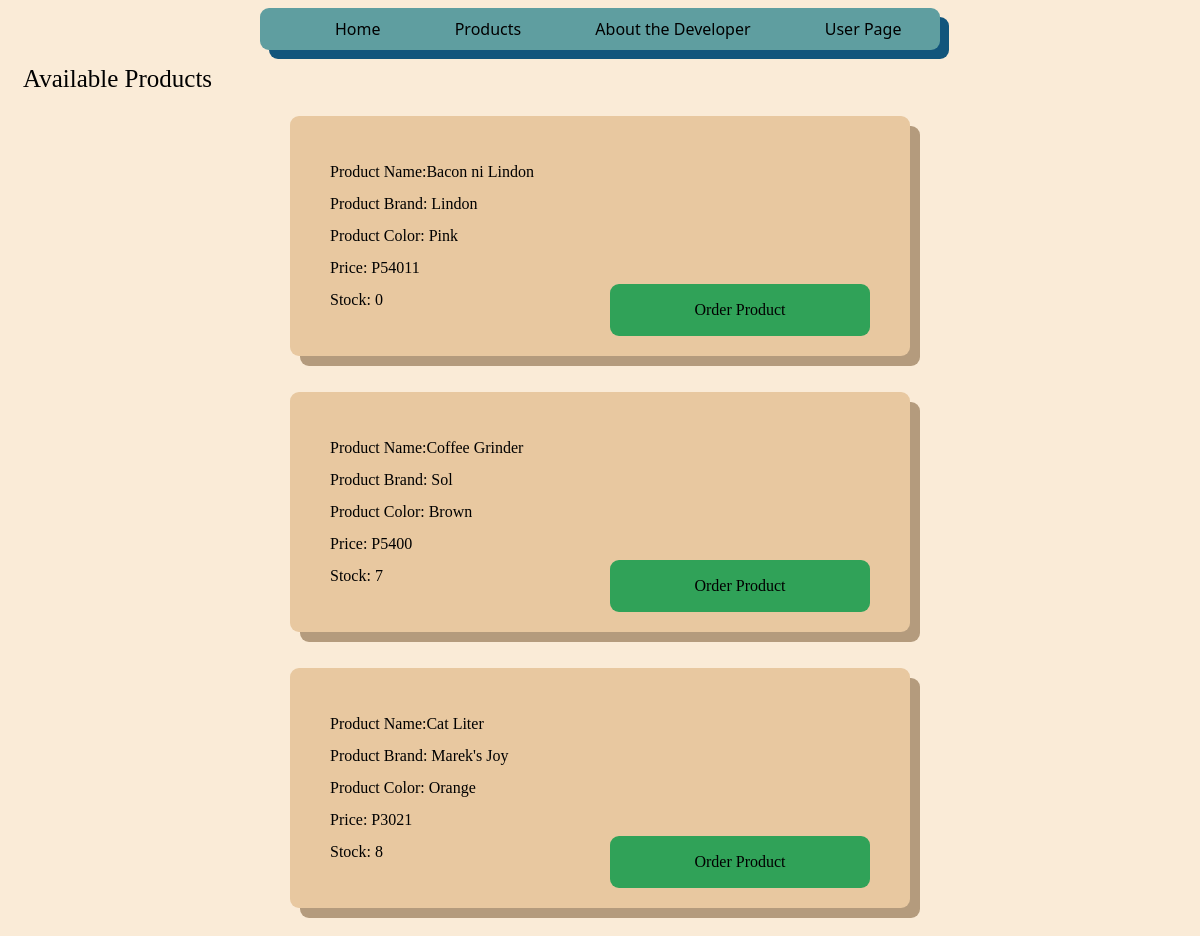
/Products (signed in), run on the app's committed database.
### Inventory/models.py (models this page shows, shortened)
class Userperson(models.Model):
    username = models.CharField(max_length=50, unique=True)
    password = models.CharField(max_length=50)
    first_name = models.CharField(max_length=50)
    last_name = models.CharField(max_length=50)
    birthday = models.DateField()
    sex = models.CharField(max_length=50)
    objects = models.Manager()

class Product(models.Model):
    objects = models.Manager()
    Name = models.CharField(max_length=30, unique=True)
    Brand = models.CharField(max_length=30)
    Color = models.CharField(max_length=20)
    Cost = models.CharField(max_length=10)
    Stock = models.BigIntegerField()

### Inventory/views.py (the view)
# urls.py: path('Products',views.Products, name='Products'),
def Products(request):
    User = Userperson.objects.all()
    P = Product.objects.filter(Stock__gte = 0)
    return render(request, 'Inventory/products.html',{
        'P':P,
        'User':User,
        'username' : request.session['user']
        })

### Inventory/templates/Inventory/products.html (shortened to what this page needs)
{% extends 'Inventory/base.html' %}
{% load static %}
    {% block content %}
        <div class="Largetext"> Available Products </div>
        {% for product in P %}
            {% for u in User %}
                {% if u.username == username %}
        <div class="container">
            <div class="bodytext">
                Product Name:{{product.Name}} <br>
                Product Brand: {{product.Brand}} <Br>
                Product Color: {{product.Color}} <br>
                Price: {{product.Cost}}<Br>
                Stock: {{product.Stock}}
            <a class="Button" href="{% url 'order' pk=product.pk %}" id="order"> Order Product </a>
            </div>
        </div>
        <br><Br>
                {% endif %}
            {% endfor %}
        {% endfor %}
    {% endblock %}

### Inventory/static/css/home.css (style rules this page uses)
.Largetext { font-size: 25px; font-family: Verdana; margin-bottom: 1vh; padding: 15px; }
.bodytext { line-height: 2; padding: 30px; }

### Inventory/static/css/form.css (style rules this page uses)
html { background-color: antiquewhite; }
a { color: black; text-decoration: none; }
.container { padding: 10px; font-family: Verdana; background-color: rgb(232, 200, 160); border: transparent; border-radius: 9px; box-shadow: 10px 10px rgb(180, 155, 125); width: 50vw; margin: auto; max-width: 100%; }
.Button { text-decoration: none; background-color: rgb(48, 162, 88); padding: 10px; margin: auto; margin-left: 25%; max-width: 100%; width: 7vw; text-align: center; border-radius: 9px; }
#order { margin: auto; width: 20vw; float: right; }

### data on the page
Product: Name "Bacon ni Lindon", Brand "Lindon", Color "Pink", Cost "P54011", Stock "0"
Product: Name "Coffee Grinder", Brand "Sol", Color "Brown", Cost "P5400", Stock "7"
Product: Name "Cat Liter", Brand "Marek's Joy", Color "Orange", Cost "P3021", Stock "8"
